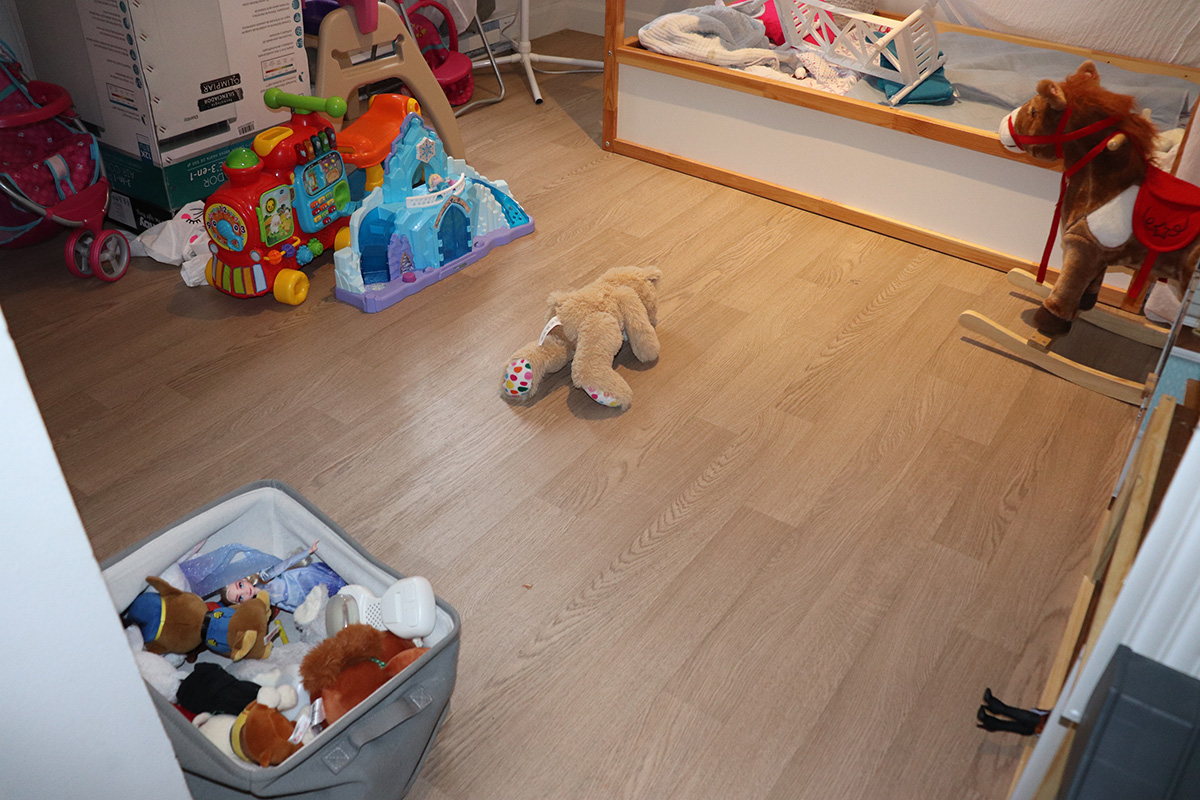
#> input picture CannyFilter/Chambre/IMG_6567.jpg, 1200 x 800 px
$ python main.py   (older library calls are emulated)
#> lines starting #> are read from the running program, lines starting #| are printed output that depends on the picture; after the words box and inside, x2 and y2 are one past the last pixel; in counts of white or black regions, pixels touching at a corner belong together
import cv2
from matplotlib import pyplot as plt
import numpy as np


def denoise(img, convolution=0, kernelSize=5):
    blur = cv2.GaussianBlur(img, (kernelSize, kernelSize), convolution)
    return blur


def gradient_mag(img):
    gray_image = cv2.cvtColor(img, cv2.COLOR_BGR2GRAY)  # GrayScale color space

    # Gradient x is calculated:
    # the depth of the output is set to CV_16S to avoid overflow
    # CV_16S = one channel of 2-byte signed integers (16-bit signed integers)
    gradient_x = cv2.Sobel(gray_image, cv2.CV_16S, 1, 0, 3)

    # Gradient y is calculated:
    # the depth of the output is set to CV_16S to avoid overflow
    # CV_16S = one channel of 2-byte signed integers (16-bit signed integers)
    gradient_y = cv2.Sobel(gray_image, cv2.CV_16S, 0, 1, 3)

    # Conversion to an unsigned 8-bit type:
    abs_gradient_x = cv2.convertScaleAbs(gradient_x)
    abs_gradient_y = cv2.convertScaleAbs(gradient_y)

    # Combine the two images using the same weight:
    sobel_image = cv2.addWeighted(abs_gradient_x, 0.5, abs_gradient_y, 0.5, 0)
    return sobel_image


def nms(img):
    return


def weak_threshold(img):
    ret, img1 = cv2.threshold(img, 30, 150, cv2.THRESH_BINARY)
    return img1


def strong_threshold(img):
    ret, img1 = cv2.threshold(img, 20, 255, cv2.THRESH_BINARY)
    return img1


def double_threshold(img):
    return strong_threshold(img)


def canny(img_path, thresh=1):
#> called with img_path = 'Chambre/IMG_6567.jpg', thresh = 40
    win_name = "canny"
    cv2.namedWindow(win_name, cv2.WINDOW_AUTOSIZE)

    # https://en.wikipedia.org/wiki/Canny_edge_detector
    img = cv2.imread(img_path)
#> img is the input picture: shape (800, 1200, 3); mean B, G, R 103.3, 118.3, 142.9
    # Step 1. Denoise
    img = denoise(img)
    # Step 2. Gradient Magnitude
    # img = gradient_mag(img)
    # Step 3. Double threshold
    # img = double_threshold(img)
    img = cv2.Canny(img, thresh, 200)
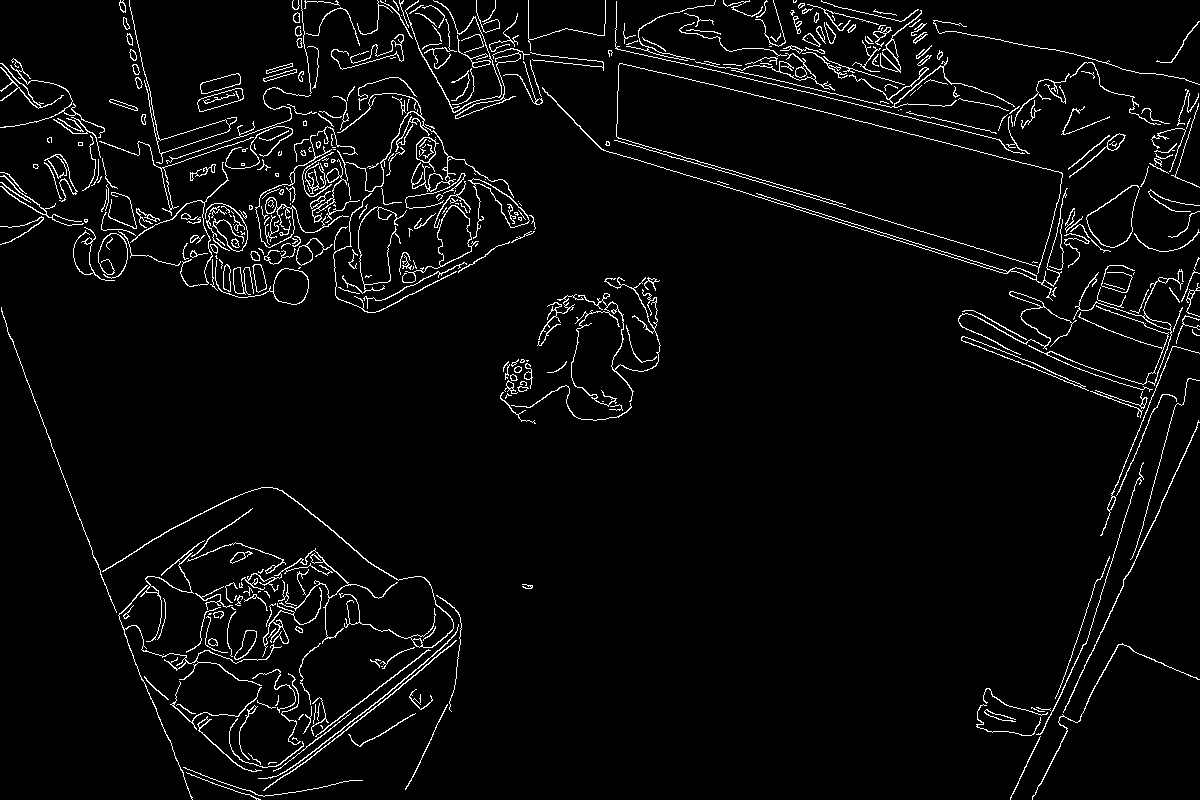
#> img: shape (800, 1200); 4% white in thin lines or dots
    cv2.imshow(win_name, img)
    return img


def imClearborder(img):
    # --- https://stackoverflow.com/questions/65534370/remove-the-element-attached-to-the-image-border
    # add 1 pixel white border all around
    pad = cv2.copyMakeBorder(img, 1, 1, 1, 1, cv2.BORDER_CONSTANT, value=255)
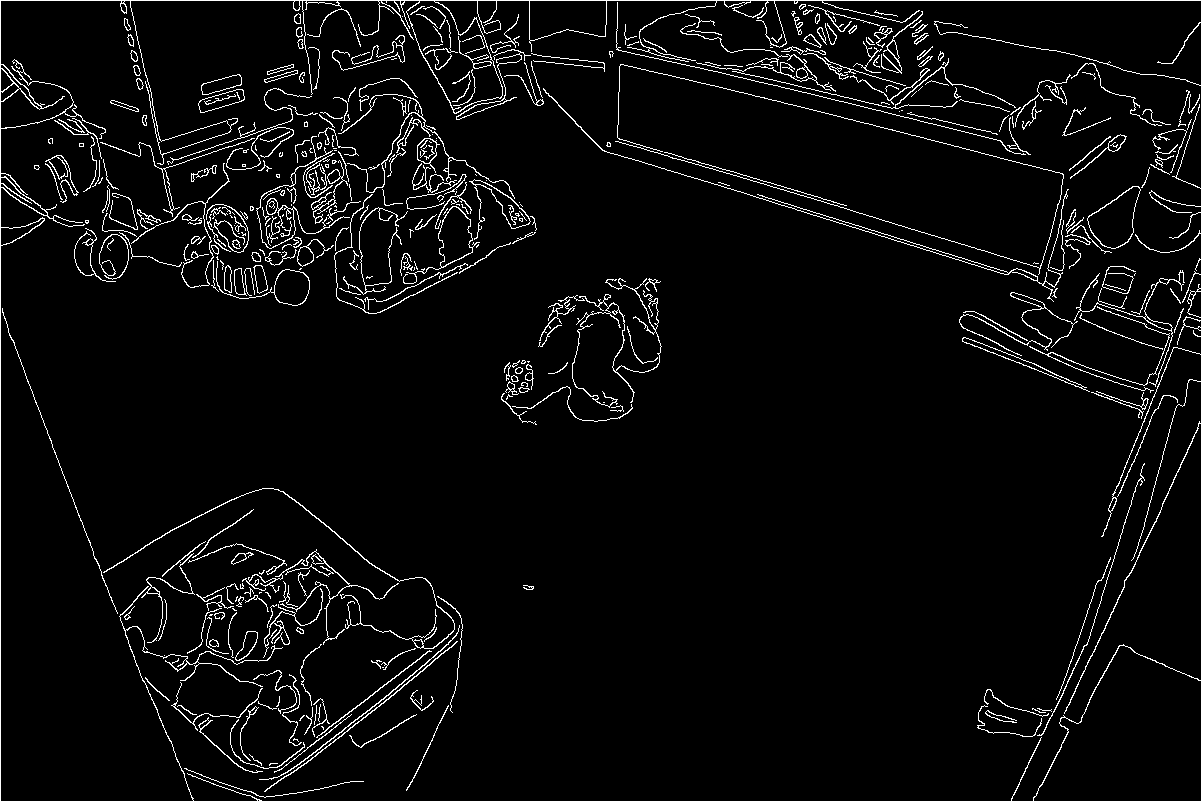
#> pad: shape (802, 1202); 4.4% white in thin lines or dots
    h, w = pad.shape
#> h = 802; w = 1202

    # create zeros mask 2 pixels larger in each dimension
    mask = np.zeros([h + 2, w + 2], np.uint8)

    # floodfill outer white border with black
    img_floodfill = cv2.floodFill(pad, mask, (0, 0), 0, (5), (0), flags=8)[1]
#> img_floodfill: shape (802, 1202); 3.3% white in thin lines or dots

    # remove border
    img_floodfill = img_floodfill[1:h - 1, 1:w - 1]
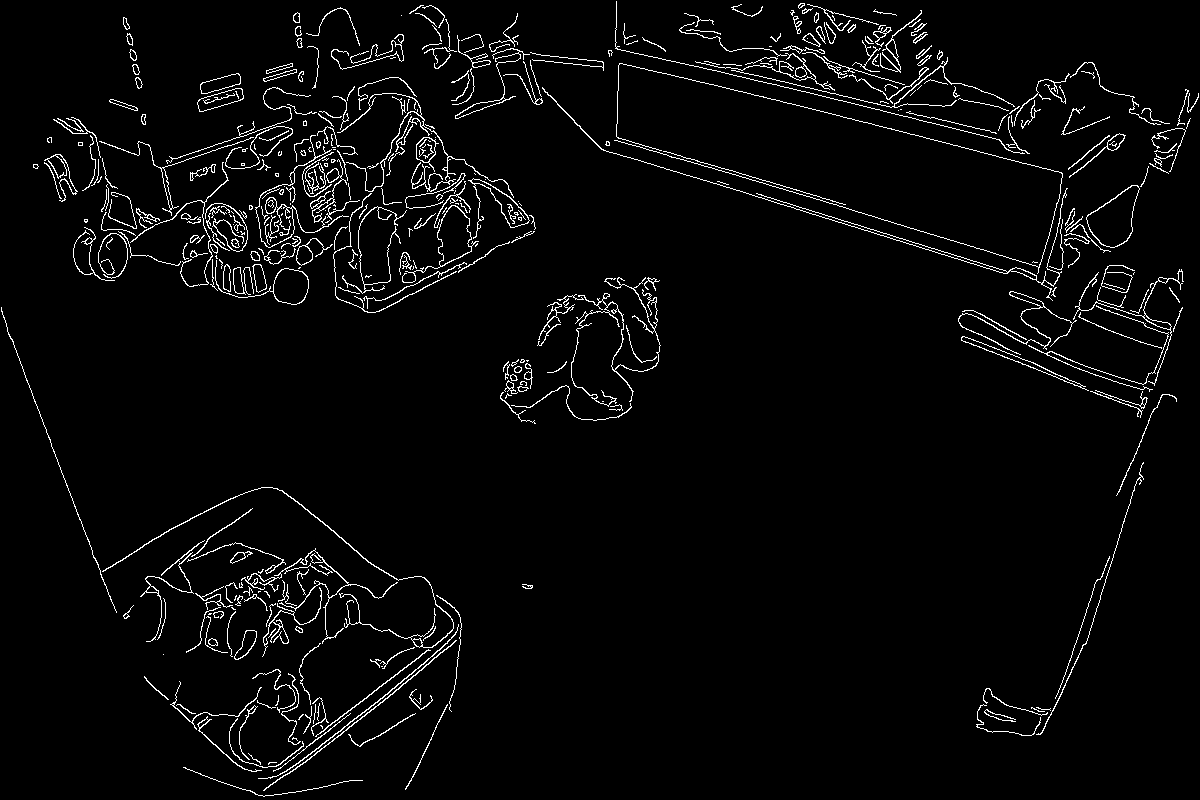
#> img_floodfill: shape (800, 1200); 3.3% white in thin lines or dots
    # cv2.imshow("floodFill", img_floodfill)
    # cv2.imshow("difference", img - img_floodfill)
    return img_floodfill


def boundingRect(img_floodfill):
    # --- https://www.programcreek.com/python/example/89437/cv2.boundingRect
    ret, binary = cv2.threshold(img_floodfill, 40, 255, cv2.THRESH_BINARY)
    contours, hierarchy = cv2.findContours(binary, cv2.RETR_TREE, cv2.CHAIN_APPROX_SIMPLE)
#> contours = 538 contours, 330 with area under 20; largest, box (x1, y1, x2, y2) and area: (1086, 185, 1140, 248) 1916, (1086, 185, 1140, 248) 1860, (402, 205, 479, 283) 1426, (437, 205, 472, 267) 1366, (215, 260, 309, 305) 1035

    for c in contours:
        x, y, w, h = cv2.boundingRect(c)
        if w > 5 and h > 10:
            cv2.rectangle(img_floodfill, (x, y), (x + w, y + h), (155, 155, 0), 1)
#> this loop made 538 passes
#> (x, y, w, h) on passes 1 to 3: (183, 767, 180, 30), (268, 762, 9, 3), (248, 753, 13, 12)
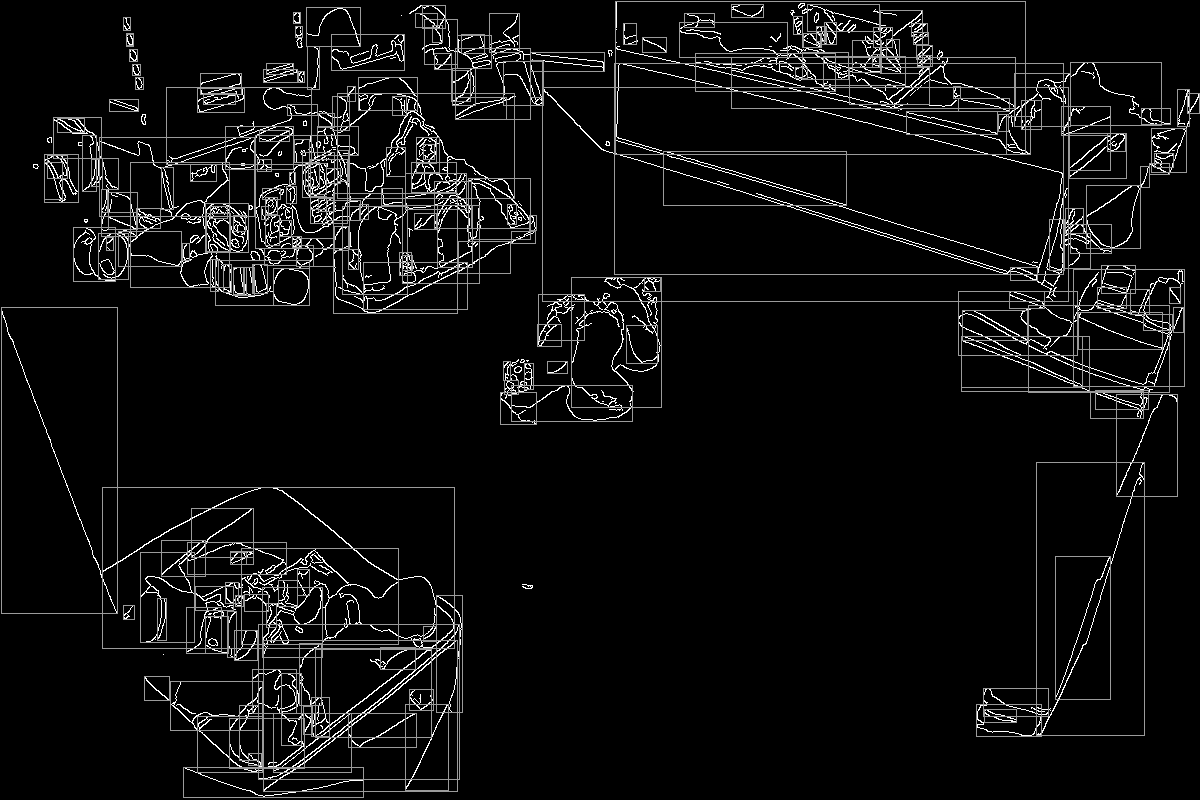
#> img_floodfill: shape (800, 1200); 4.31% of pixels changed, all inside (x1, y1, x2, y2) = (1, 1, 1200, 798)
    # cv2.imshow('boundingRec', img_floodfill)
    return img_floodfill


# Press the green button in the gutter to run the script.
if __name__ == '__main__':
    c = canny('Chambre/IMG_6567.jpg', 40)
    img = imClearborder(c)
    img = boundingRect(img)
    cv2.imshow("boundingRect", img)
    cv2.waitKey(0)
    cv2.destroyAllWindows()

$ run again, with CannyFilter/Chambre/IMG_6570.jpg copied over CannyFilter/Chambre/IMG_6567.jpg
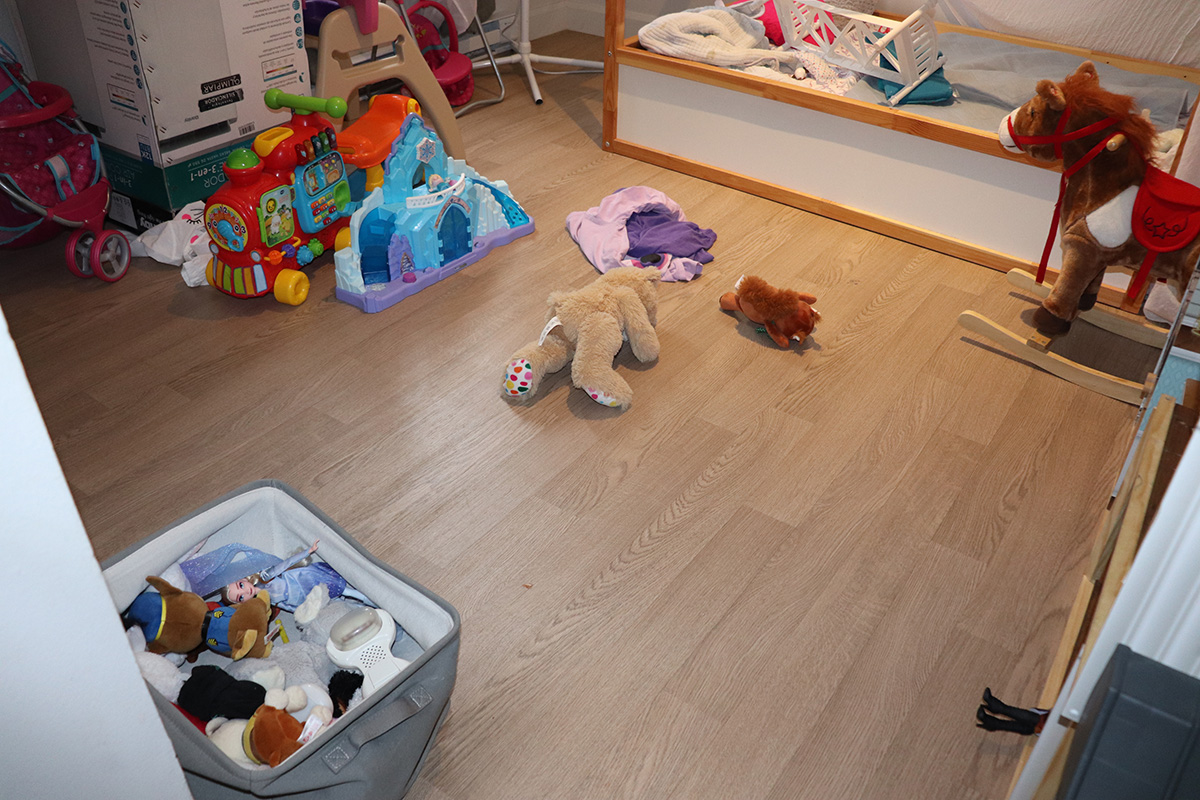
#> input picture CannyFilter/Chambre/IMG_6570.jpg, 1200 x 800 px
#> in canny, img is the input picture: shape (800, 1200, 3); mean B, G, R 106.5, 119.5, 142.6
#> in canny, `img = cv2.Canny(img, thresh, 200)`:
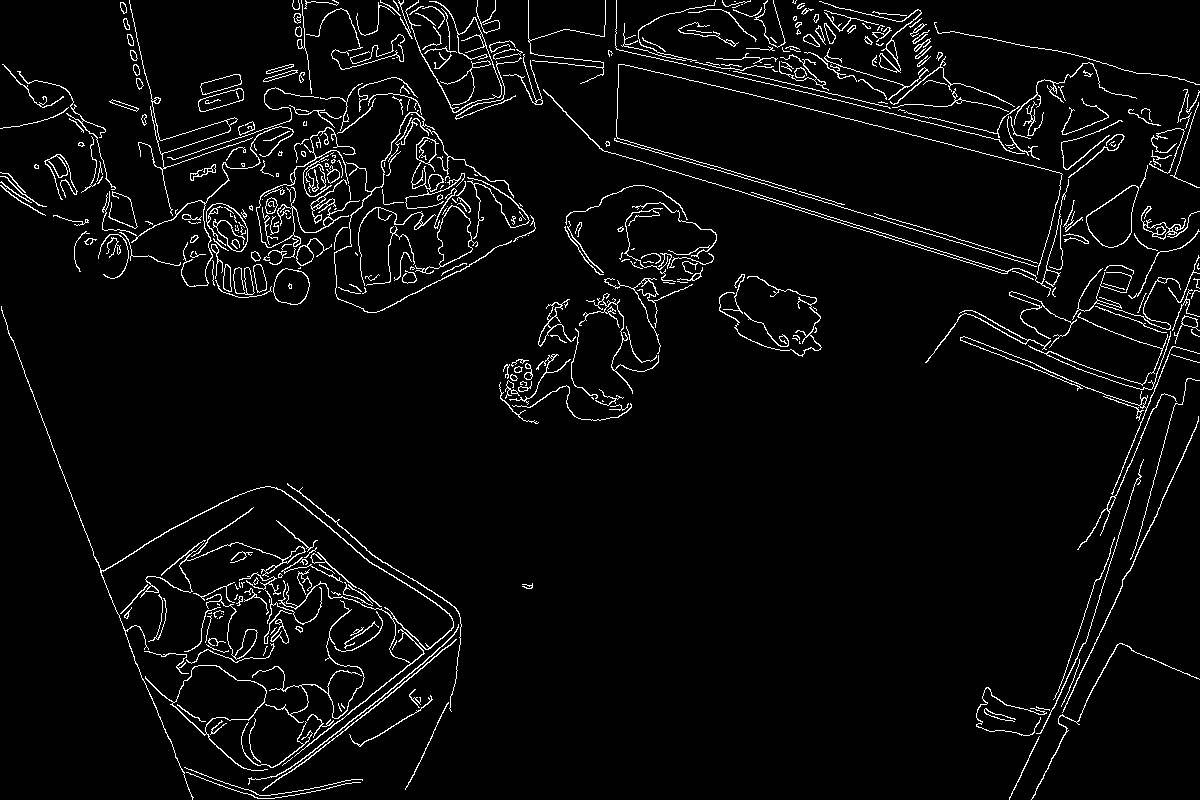
#> img: shape (800, 1200); 4.2% white in thin lines or dots
#> pad: shape (802, 1202); 4.6% white in thin lines or dots
#> contours = 540 contours, 338 with area under 20; largest, box (x1, y1, x2, y2) and area: (145, 665, 268, 771) 3904, (172, 665, 267, 735) 3766, (1086, 185, 1139, 248) 1920, (1086, 185, 1139, 248) 1864, (415, 205, 478, 274) 1436
#> the loop in boundingRect, `for c in contours:` made 540 passes
#> (x, y, w, h) on passes 1 to 3: (186, 772, 175, 27), (184, 767, 179, 29), (282, 757, 11, 9)
#> after the loop in boundingRect, `for c in contours:`:
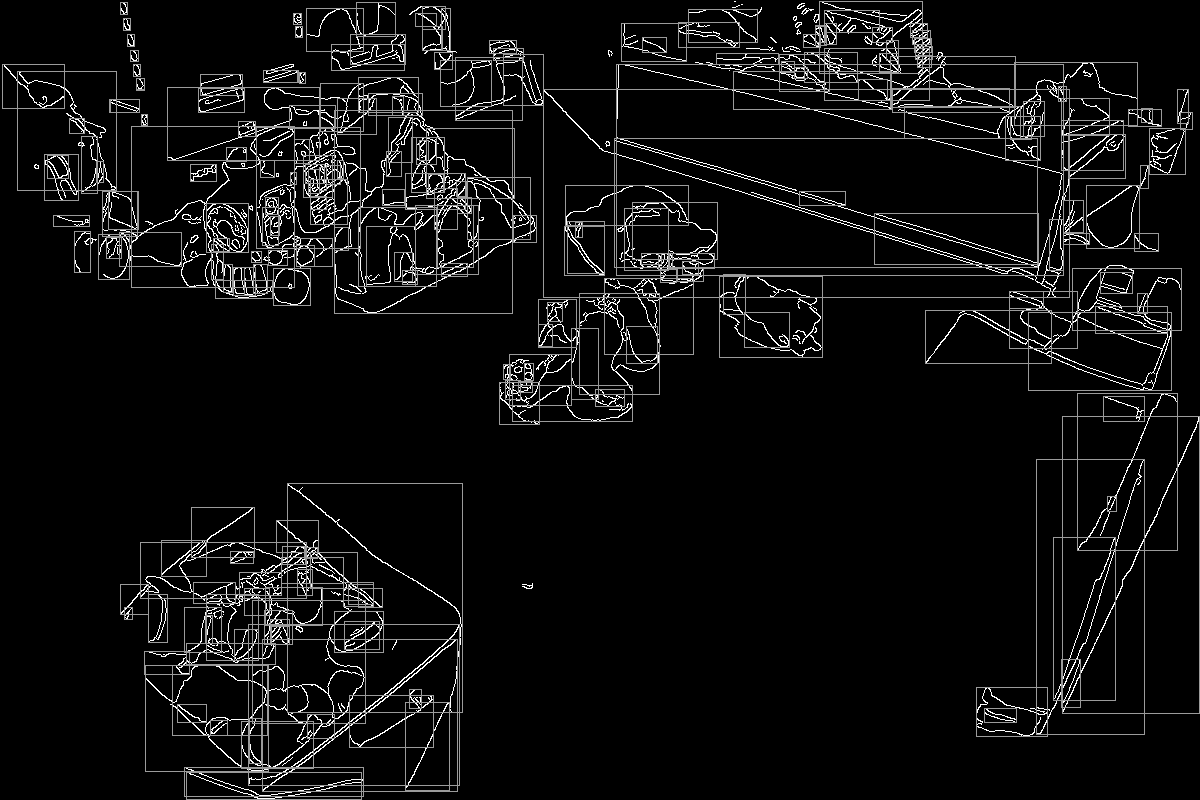
#> img_floodfill: shape (800, 1200); min 0, max 255, mean 14.5
